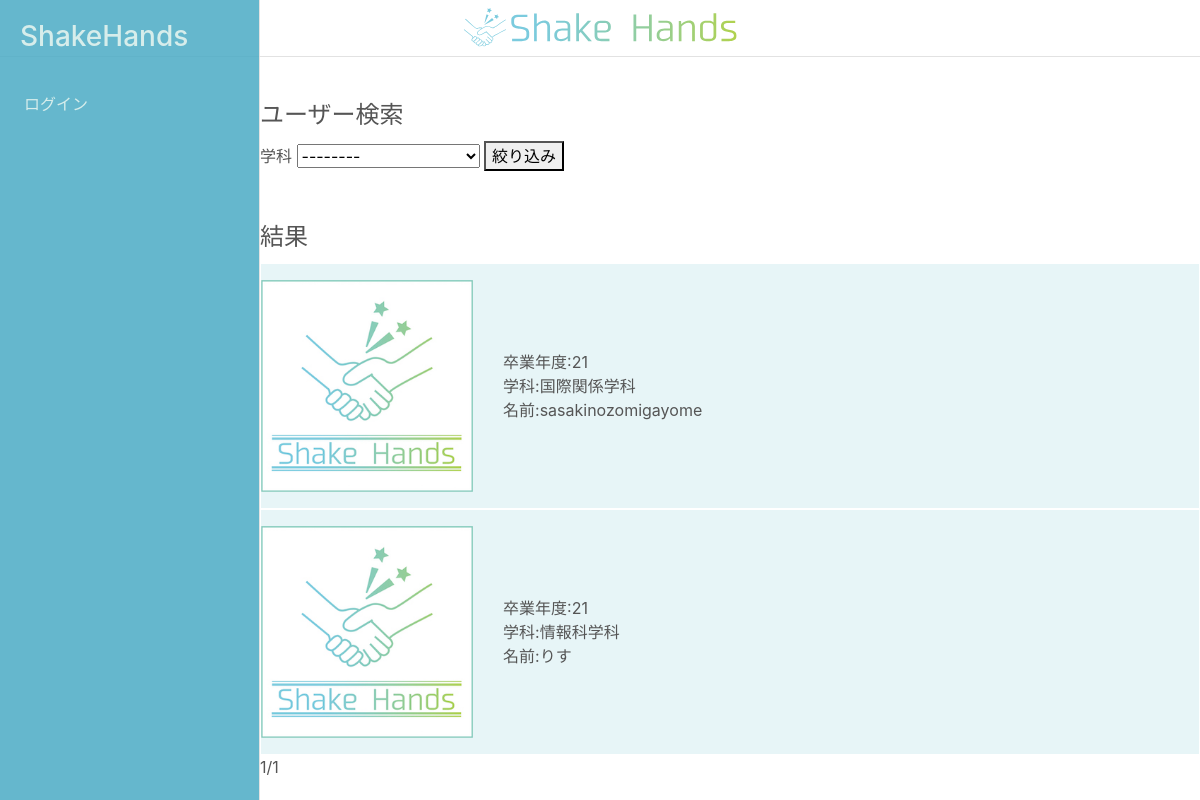
The app's page /search/, older data.
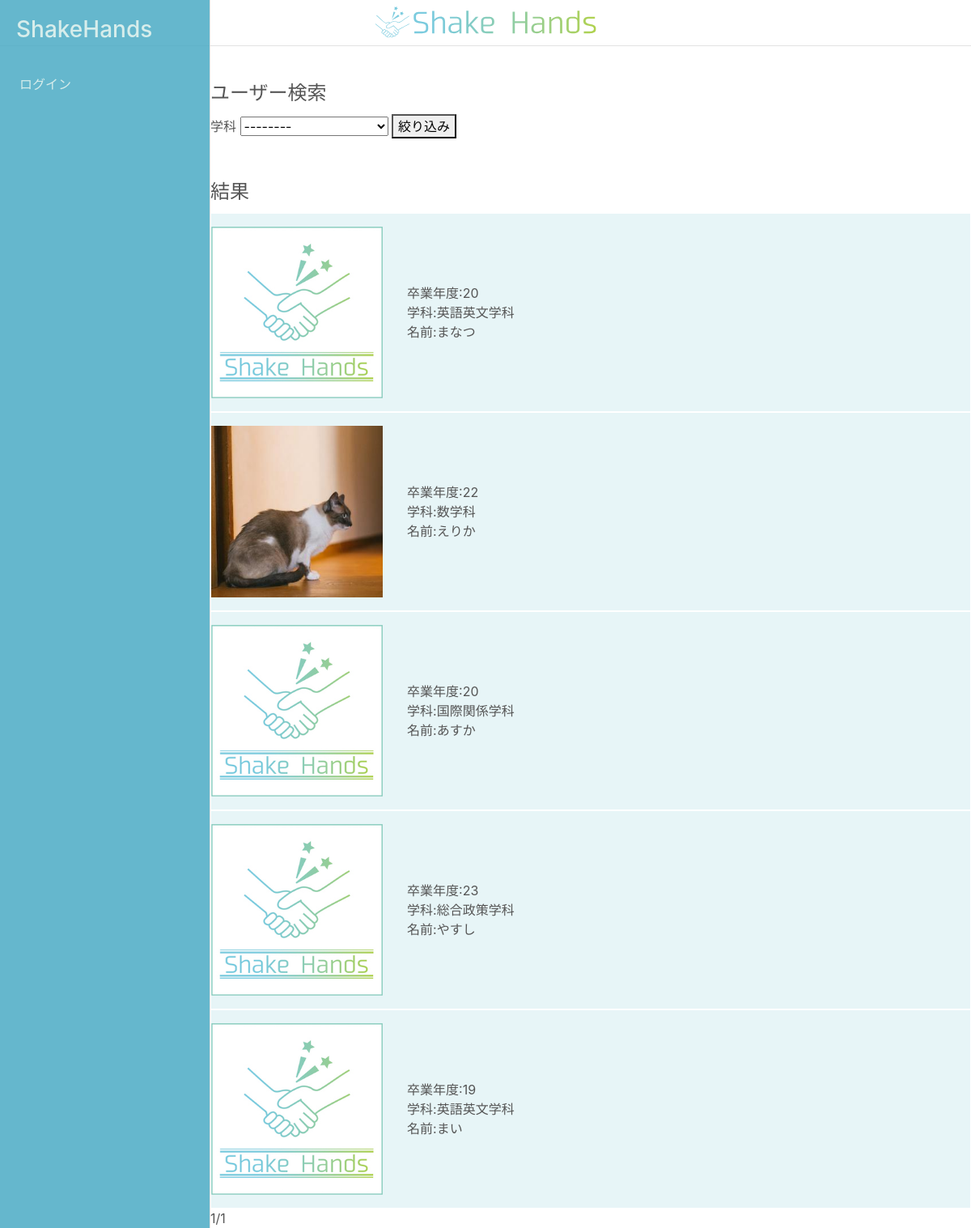
The same page, newer data.
### accounts/models.py (models this page shows, shortened)
class UserSetting(models.Model):
    user = models.OneToOneField(User, on_delete=models.CASCADE)
    display_name = models.CharField("表示名",max_length=50,blank=True)
    icon_pic = models.ImageField( "アイコン画像" , upload_to='images/', blank=True, null=True)
    graduation_year = models.IntegerField("卒業年(西暦下2桁)",blank=False,validators=[MinValueValidator(0),MaxValueValidator(99)])
    course = models.CharField("所属学科",max_length=2,choices=COURSE_CHOICES,blank=False)

class User(AbstractBaseUser, PermissionsMixin):
    id = models.UUIDField(primary_key=True, default=uuid.uuid4, editable=False)
    email = models.EmailField(_('email address'), unique=True)
    first_name = models.CharField(_('first name'), max_length=30, blank=False)
    last_name = models.CharField(_('last name'), max_length=150, blank=False)
    is_staff = models.BooleanField(
        _('staff status'),
        default=False,
        help_text=_(
            'Designates whether the user can log into this admin site.'),
    )
    is_active = models.BooleanField(
        _('active'),
        default=True,
        help_text=_(
            'Designates whether this user should be treated as active. '
            'Unselect this instead of deleting accounts.'
        ),
    )
    date_joined = models.DateTimeField(_('date joined'), default=timezone.now)
    objects = UserManager()
    EMAIL_FIELD = 'email'
    USERNAME_FIELD = 'email'
    REQUIRED_FIELDS = []
    class Meta:
        verbose_name = _('user')
        verbose_name_plural = _('users')

### mypage/views.py (the view)
# urls.py: path('search/',views.Search.as_view(),name='searchuser'),
class Search(generic.ListView):
    template_name='mypage/search.html'
    model = UserSetting
    paginate_by = 10
    def get_queryset(self):
        qs = UserSetting.objects.all()
        q_name = self.request.GET.get('course')
        if q_name is not None:
            qs = qs.filter(course__contains=q_name)
        print(qs)
        return qs
    def get_context_data(self, **kwargs):
        context = super().get_context_data(**kwargs)
        users= UserSetting.objects.all()
        context['users'] = users
        return context

### mypage/templates/mypage/search.html (shortened to what this page needs)
{% extends 'accounts/base.html' %}
{% load utility %}
{% load custom_filters %}
{% load static %}
{% block class %}
<link rel="stylesheet" href="{% static '/css/search_user.css' %}">
{% endblock %}
{% block content %}
    <form method="get" action="" name="filter_form">
        <legend>ユーザー検索</legend>
        <div>
        <span>学科</span>
        <select name="course">
        <option value ="">--------</option>
        </select>
        <button id="filter">絞り込み</button>
        </div>
        <div id="main">
        <br>
        <br>
        <legend>結果</legend>
        <table>
            {% for user in object_list %}
            <div class="linklink">
                <p class="card-text">
                    <div class ="profile_head row d-flex align-items-center">
                        <img src="{{user.user.id|get_iconpic_url}}" class="col-3 img-fluid">
                        <div class ="col-9">
                            <div class="row d-flex align-items-center container-fluid">
                                卒業年度:{{ user.graduation_year  }}
                                <br>
                                学科:{{ user.get_course_display }}
                                <br>
                                名前:{{ user.display_name }}
                            </div>
                        </div>
                    </div>
                </p>
                <a class="Link" href="{% url 'mypage:profile' id=user.user.pk %}"></a>
            </div>
            {% endfor %}
        </table>
    </div>
   {{ page_obj.number }}/{{ page_obj.paginator.num_pages }}
    {% endblock %}

### accounts/templates/accounts/base.html (shortened to what this page needs)
{% load static %}
<!doctype html>
<html lang="ja">
<head>
    <link href="{% static 'css/bootstrap.min.css' %}" rel="stylesheet">
    <link href="{% static 'css/drawer.min.css' %}" rel="stylesheet">
    <link href="{% static 'css/base.css' %}" rel="stylesheet">
    {% block class %}{% endblock %}
</head>
<body class="drawer drawer--left drawer--sidebar">
    <header role="banner">
        <nav class="drawer-nav mydrawer_setting" role="navigation">
          <ul class="drawer-menu">
            <div class="drawer_top">
                <h3><a href="{% url 'mypage:top' %}" style="text-decoration: none; color: #d0eae8;">ShakeHands</a></h3>
            </div>
              {% if user.is_authenticated %}
              <div class="card">
                <div class="mycard-header " role="tab" id="collapseListGroupHeading1">
                  <a href="#collapseListGroup1" class="collapsed text-body dropdown-toggle" role="button" data-toggle="collapse" aria-expanded="false" aria-controls="collapseListGroup1" style="display: block;">ユーザ設定</a>
                </div>
                <div class="collapse" role="tabpanel" id="collapseListGroup1" aria-labelledby="collapseListGroupHeading1" aria-expanded="false">
                    <ul class="list-group list-group-flush">
                        <li><a class="drawer-dropdown-menu-item" href="{% url 'accounts:iconSetting' %}">アイコン画像を変更</a></li>
                        <li><a class="drawer-dropdown-menu-item" href="{% url 'accounts:commentChange' %}">トップコメントを変更</a></li>
                        <li><a class="drawer-dropdown-menu-item" href="{% url 'accounts:accountsSetting' %}">アカウント情報を更新</a></li>
                    </ul>
                </div>
              </div>
              <div class="card">
                  <div class="mycard-header " role="tab" id="collapseListGroupHeading1">
                    <a href="#collapseListGroup2" class="collapsed text-body dropdown-toggle" role="button" data-toggle="collapse" aria-expanded="false" aria-controls="collapseListGroup2" style="display: block">プロフィールを更新</a>
                  </div>
                  <div class="collapse" role="tabpanel" id="collapseListGroup2" aria-labelledby="collapseListGroupHeading2" aria-expanded="false">
                      <ul class="list-group list-group-flush">
                        <li><a class="drawer-dropdown-menu-item" href="{% url 'mypage:univlife_setting' %}">学生生活情報を更新</a></li>
                        <li><a class="drawer-dropdown-menu-item" href="{% url 'mypage:jobhunting_setting' %}">就活情報を更新</a></li>
                        <li><a class="drawer-dropdown-menu-item" href="{% url 'mypage:profile' id=user.pk %}">プロフィールを確認</a></li>
                      </ul>
                  </div>
                </div>
                <div class="card">
                  <div class="mycard-header " role="tab" id="collapseListGroupHeading1">
                    <a href="#collapseListGroup3" class="collapsed text-body dropdown-toggle" role="button" data-toggle="collapse" aria-expanded="false" aria-controls="collapseListGroup3" style="display: block">検索</a>
                  </div>
                  <div class="collapse" role="tabpanel" id="collapseListGroup3" aria-labelledby="collapseListGroupHeading3" aria-expanded="false">
                      <ul class="list-group list-group-flush">
                        <li><a class="drawer-dropdown-menu-item" href="{% url 'mypage:searchuser' %}">ユーザー検索</a></li>
                        <li><a class="drawer-dropdown-menu-item" href="{% url 'questionBoxes:searchquestion' %}">質問検索</a></li>
                      </ul>
                  </div>
                </div>
              <li><a class="drawer-dropdown-menu-item" href="{% url 'addexchange:list' %}">アドレス交換申請一覧</a></li>
              <li><a class="drawer-dropdown-menu-item" href="{% url 'questionBoxes:list' %}">質問箱一覧</a></li>
              <li><a class="drawer-dropdown-menu-item" href="{% url 'mypage:follower_list' %}">フォロー一覧</a></li>
              <div class="dropdown-divider"></div>
              <li><a class="drawer-dropdown-menu-item" href="{% url 'accounts:logout' %}">ログアウト</a></li>
              {% else %}
              <li class="nav-item">
                <a class="drawer-dropdown-menu-item" href="{% url 'accounts:login' %}">
                ログイン
              </a>
              </li>
              {% endif %}
          </ul>
        </nav>
        <div class="container-fluid">
          <div class="row" style="border-bottom:solid 0.1px #e2e2e2;">
            <div class="col align-self-center">
              <a href="{% url 'mypage:top' %}">
                <img src="{% static 'img/logo_long.svg' %}" height="40px" style="margin-top: 8px;margin-bottom: 8px; " class="col align-self-center">
              </a>
            </div>
          </div>
        </div>
      </header>
      <main role="main" class="drawer-contents">
          <section class="item bg-amber">
          <div class="nav-margin" style="margin-top: 40px;">
            {% block content %}{% endblock %}
          </div>
        </section>
      </main>
</body>
</html>

### accounts/static/css/base.css (style rules this page uses)
.mydrawer_setting { filter:alpha(opacity=85); -moz-opacity: 0.85; opacity: 0.85; background-color: #4aabc4; color: #d0eae8; }
.drawer_top { margin: 20px; }
.drawer-dropdown-menu-item { color: #d0eae8; }
body { color: #555555; }
a { color: #4aabc4; }

### mypage/static/css/search_user.css (style rules this page uses)
.linklink { position:relative; background-color:#e7f5f7; border:1px solid #ffffff; }
.linklink .Link { display: block; position: absolute; top: 0; left: 0; width: 100%; height: 100%; }

Row changes from the older to the newer data that the page shows:
removed UserSetting: graduation_year "21", course "国際関係学科", display_name "sasakinozomigayome"
added UserSetting: graduation_year "20", course "英語英文学科", display_name "まなつ"
changed UserSetting: user.id|get_iconpic_url: picture added in place of a placeholder; graduation_year "21" → "22"; course "情報科学科" → "数学科"; display_name "りす" → "えりか"
added UserSetting: graduation_year "20", course "国際関係学科", display_name "あすか"
added UserSetting: graduation_year "23", course "総合政策学科", display_name "やすし"
added UserSetting: graduation_year "19", course "英語英文学科", display_name "まい"
